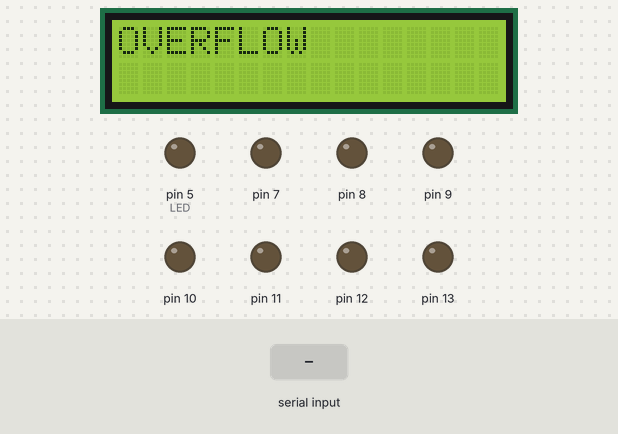
Simulated run of this sketch. Board: Arduino Uno, built with avr-gcc and run on an emulated ATmega328P. On the bench: 16×2 character LCD, output pins drawn as LEDs (lit = HIGH). Inputs (shaded band) come from the test bench. What the sketch prints to the serial monitor is not drawn.

Above: at 1.2 s.
1.3 s: "90,45\n" received over the second serial link
At 5.4 s:
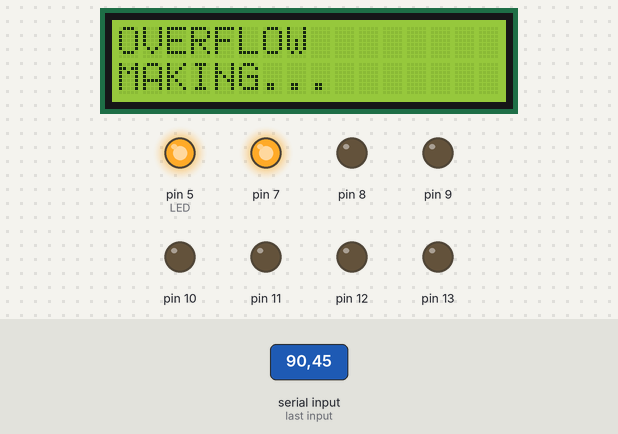
At 12.3 s:
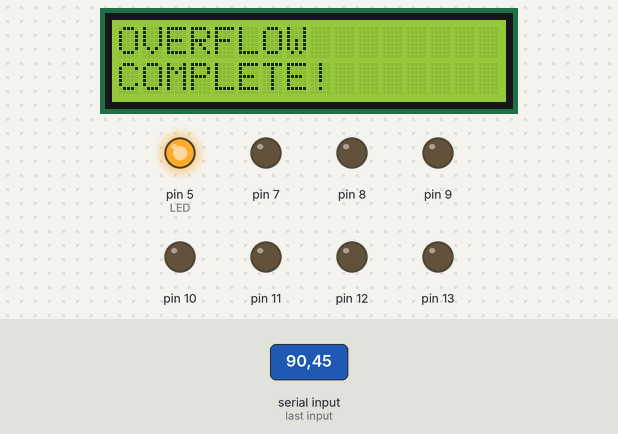
Timing chart, 0 to 28.8 s (numbered marks = the images above; inputs shaded):
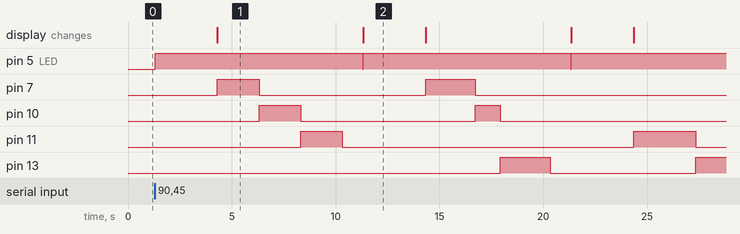

Measured:
- after the input at 1.3 s, pin 5 (LED): alternates HIGH for 10.0 s and LOW for 0.01 s, starting at once; pin 7: LOW → HIGH after 3.0 s, → LOW 2.0 s later, → HIGH 8.0 s later, → LOW 2.4 s later
- what the display in image 1 shows lasts 7.0 s, from 4.3 s to 11.3 s

The sketch:

CocktailMachineApp.ino
```cpp
#include <SoftwareSerial.h>
#include <LiquidCrystal_I2C.h>

/* 관련 핀 상수화하기 */
#define TX 2
#define RX 3
#define LED 5

SoftwareSerial blueToothSerial(TX, RX);   // 블루투스 객체 선언
LiquidCrystal_I2C lcd(0x27, 16, 2);  // LCD 객체 선언

/*
 *  여기에서 레시피 비율을 조절할 수 있습니다
 *  (각 배열마다 총합 개를 맞춰야 칵테일의 양이 일정하게 유지됩니다)
 *
 *  ex)
 *
 *  -- 레시피 --
 *  1. 사이다 : 망고주스 : 레몬에이드 = 1 : 3 : 4
 *  1. 사이다 : 망고주스 : 레몬에이드 = 1 : 2 : 1
 *
 *  1번 모터 사이다
 *  MOTER 2 // 망고주스
 *  MOTER 3 // 레몬에이드  일 경우,
 *
 *  int recipe[2][3] = { {1, 3, 4},         // int recipe[레시피 개수][7]
 *                       {2, 4, 2} }
 *  1 + 3 + 4 = 8
 *  2 + 4 + 2 = 0
 */

/*
 * -- 2019 칵테일 레시피 --
 *
 * 1번 모터 사이다
 * 2번 모터 망고주스
 * 3번 모터 레몬에이드
 * 4번 모터 밀키스
 * 5번 모터 자몽에이드
 * 6번 모터 오렌지 환타
 * 7번 모터 파워에이드
 *
 * 1. 사이다 1 + 자몽에이드 1 + 밀키스 1
 * 2. 망고 1 + 사이다 1 + 밀키스 1
 * 3. 망고 1 + 환타 1 + 레몬에이드 1 + 밀키스 1
 * 4. 환타 2 + 파워에이드 1 + 밀키스 1
 * 5. 사이다 2 + 파워에이드 2 + 밀키스 1
 * 6. 자몽에이드 1 + 파워에이드 1
 * 7. 레몬에이드 2 + 망고 1 + 자몽에이드 1 + 환타 1
 *
 */

int recipes[7][7] = { {20, 0, 0, 20, 20, 0, 0},
                     {20, 20, 0, 0, 20, 0, 0},
                     {0, 15, 15, 15, 0, 15 ,0},
                     {0, 0, 0, 15, 0, 30, 15},
                     {24, 0, 0, 12, 0, 0, 24},
                     {0, 0, 0, 0, 30, 0, 30},
                     {0, 12, 24, 0, 12, 12 , 0} };

/*
 * 여기에서 칵테일의 양을 조절할 수 있습니다
 * volume 값과 칵테일의 양은 정비례합니다
 */

 int volume = 100;

void setup() {
  /* 시리얼 창 설정 */
  Serial.begin(9600);
  blueToothSerial.begin(9600);

  /* 핀 모드 설정 */
  pinMode(LED,OUTPUT);
  pinMode(7,OUTPUT);
  pinMode(8,OUTPUT);
  pinMode(9,OUTPUT);
  pinMode(10,OUTPUT);
  pinMode(11,OUTPUT);
  pinMode(12,OUTPUT);
  pinMode(13,OUTPUT);

  /* Lcd 판 기본설정 */
  lcd.begin();
  lcd.backlight();
  lcd.setCursor(0,0);
  lcd.print("OVERFLOW");

  Serial.println("-- 아두이노 세팅 완료 --");
}

void loop() {
  if (blueToothSerial.available()){
    char message = blueToothSerial.read();

    if (message >= '0' && message <= '6') {
      Serial.print(message);
      Serial.println(" 칵테일을 만듭니다");

      /* 칵테일 만들기 전 LED on */
      digitalWrite(LED,HIGH);
      delay(3000);

      setLCDText("MAKING...");

      /* 칵테일 만들기 */
      for (int i = 0; i < 7; i++) {
        digitalWrite(i + 7, HIGH);
        delay(volume * recipes[(int) message - 48][i]);
        digitalWrite(i + 7, LOW);
      }

      /* 칵테일 만든 후에 LED off */
      delay(1000);
      digitalWrite(LED,LOW);

      setLCDText("COMPLETE!");

      /*
       * 완성메제지 보내기
       * 최대한 짧게 보내는 게 좋습니다
       */
      blueToothSerial.print("0");
    } else {
      Serial.print(message);
    }
  }
}

void setLCDText(String text) {
    lcd.setCursor(0,1);
    lcd.print(text);
}
```
